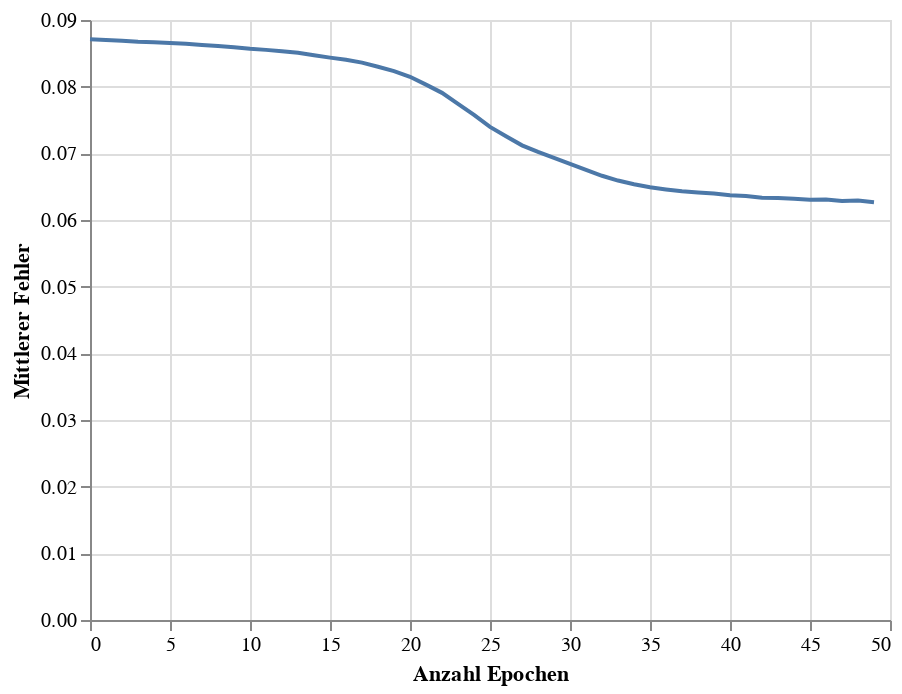

The code cell stored with this chart in its notebook:
### Code cell
train_chart = alt.Chart(loss_df).mark_line().encode(
    x=alt.X('Epoch', title = 'Anzahl Epochen'),
    y=alt.Y('Loss', title = 'Mittlerer Fehler')
)
train_chart

### Figure 1 — Vega-Lite specification as saved in the notebook (floating-point values rounded to 4 significant figures)
{"config": {"view": {"continuousWidth": 400, "continuousHeight": 300}}, "data": {"name": "data-d0188d3a2d640a346214aa1605c6a210"}, "mark": "line", "encoding": {"x": {"field": "Epoch", "title": "Anzahl Epochen", "type": "quantitative"}, "y": {"field": "Loss", "title": "Mittlerer Fehler", "type": "quantitative"}}, "$schema": "https://vega.github.io/schema/vega-lite/v4.17.0.json", "datasets": {"data-d0188d3a2d640a346214aa1605c6a210": [{"Epoch": 0, "Loss": 0.08712}, {"Epoch": 1, "Loss": 0.08702}, {"Epoch": 2, "Loss": 0.0869}, {"Epoch": 3, "Loss": 0.08673}, {"Epoch": 4, "Loss": 0.08665}, {"Epoch": 5, "Loss": 0.08656}, {"Epoch": 6, "Loss": 0.08645}, {"Epoch": 7, "Loss": 0.08626}, {"Epoch": 8, "Loss": 0.08609}, {"Epoch": 9, "Loss": 0.08593}, {"Epoch": 10, "Loss": 0.08569}, {"Epoch": 11, "Loss": 0.08552}, {"Epoch": 12, "Loss": 0.08531}, {"Epoch": 13, "Loss": 0.08508}, {"Epoch": 14, "Loss": 0.08473}, {"Epoch": 15, "Loss": 0.08436}, {"Epoch": 16, "Loss": 0.08404}, {"Epoch": 17, "Loss": 0.0836}, {"Epoch": 18, "Loss": 0.08299}, {"Epoch": 19, "Loss": 0.08233}, {"Epoch": 20, "Loss": 0.08148}, {"Epoch": 21, "Loss": 0.0803}, {"Epoch": 22, "Loss": 0.07907}, {"Epoch": 23, "Loss": 0.07743}, {"Epoch": 24, "Loss": 0.07576}, {"Epoch": 25, "Loss": 0.07397}, {"Epoch": 26, "Loss": 0.07255}, {"Epoch": 27, "Loss": 0.0712}, {"Epoch": 28, "Loss": 0.07021}, {"Epoch": 29, "Loss": 0.06932}, {"Epoch": 30, "Loss": 0.06842}, {"Epoch": 31, "Loss": 0.06753}, {"Epoch": 32, "Loss": 0.06664}, {"Epoch": 33, "Loss": 0.06592}, {"Epoch": 34, "Loss": 0.06537}, {"Epoch": 35, "Loss": 0.06491}, {"Epoch": 36, "Loss": 0.06459}, {"Epoch": 37, "Loss": 0.06431}, {"Epoch": 38, "Loss": 0.06412}, {"Epoch": 39, "Loss": 0.06396}, {"Epoch": 40, "Loss": 0.06371}, {"Epoch": 41, "Loss": 0.06361}, {"Epoch": 42, "Loss": 0.06334}, {"Epoch": 43, "Loss": 0.06331}, {"Epoch": 44, "Loss": 0.06319}, {"Epoch": 45, "Loss": 0.06305}, {"Epoch": 46, "Loss": 0.06306}, {"Epoch": 47, "Loss": 0.06285}, {"Epoch": 48, "Loss": 0.06291}, {"Epoch": 49, "Loss": 0.06267}]}}
